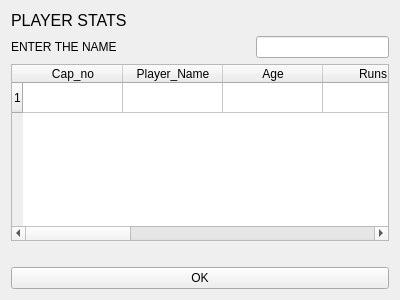
<?xml version="1.0" encoding="UTF-8"?>
<ui version="4.0">
 <class>Form</class>
 <widget class="QWidget" name="Form">
  <property name="geometry">
   <rect>
    <x>0</x>
    <y>0</y>
    <width>400</width>
    <height>300</height>
   </rect>
  </property>
  <property name="windowTitle">
   <string>Form</string>
  </property>
  <layout class="QVBoxLayout" name="verticalLayout">
   <item>
    <widget class="QLabel" name="label">
     <property name="font">
      <font>
       <pointsize>12</pointsize>
      </font>
     </property>
     <property name="text">
      <string>PLAYER STATS</string>
     </property>
     <property name="scaledContents">
      <bool>false</bool>
     </property>
    </widget>
   </item>
   <item>
    <layout class="QHBoxLayout" name="horizontalLayout">
     <item>
      <widget class="QLabel" name="label_3">
       <property name="text">
        <string>ENTER THE NAME</string>
       </property>
      </widget>
     </item>
     <item>
      <spacer name="horizontalSpacer">
       <property name="orientation">
        <enum>Qt::Horizontal</enum>
       </property>
       <property name="sizeHint" stdset="0">
        <size>
         <width>40</width>
         <height>20</height>
        </size>
       </property>
      </spacer>
     </item>
     <item>
      <widget class="QLineEdit" name="lineEdit_2"/>
     </item>
    </layout>
   </item>
   <item>
    <widget class="QTableWidget" name="tableWidget">
     <property name="rowCount">
      <number>1</number>
     </property>
     <row/>
     <column>
      <property name="text">
       <string>Cap_no</string>
      </property>
     </column>
     <column>
      <property name="text">
       <string>Player_Name</string>
      </property>
     </column>
     <column>
      <property name="text">
       <string>Age</string>
      </property>
     </column>
     <column>
      <property name="text">
       <string>Runs</string>
      </property>
     </column>
     <column>
      <property name="text">
       <string>New Column</string>
      </property>
     </column>
     <column>
      <property name="text">
       <string>Wickets</string>
      </property>
     </column>
     <column>
      <property name="text">
       <string>No.matches</string>
      </property>
     </column>
     <column>
      <property name="text">
       <string>Batting_Best</string>
      </property>
     </column>
     <column>
      <property name="text">
       <string>Bowling_Best</string>
      </property>
     </column>
     <column>
      <property name="text">
       <string>Team</string>
      </property>
     </column>
    </widget>
   </item>
   <item>
    <widget class="QLabel" name="label_2">
     <property name="text">
      <string/>
     </property>
     <property name="pixmap">
      <pixmap>../../../../../../Downloads/B.jpg</pixmap>
     </property>
     <property name="scaledContents">
      <bool>true</bool>
     </property>
    </widget>
   </item>
   <item>
    <widget class="QPushButton" name="pushButton">
     <property name="text">
      <string>OK</string>
     </property>
    </widget>
   </item>
  </layout>
 </widget>
 <resources/>
 <connections/>
</ui>
